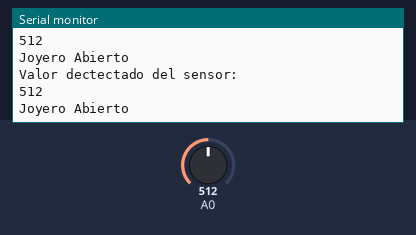
This sketch was run on a simulated ESP8266 (NodeMCU). Parts: the last lines printed to the serial monitor. Inputs (shaded band) come from the test bench; at power-on: A0 = 512.

Above: at 2.7 s.
2.8 s: A0 set to 54
At 4.1 s:
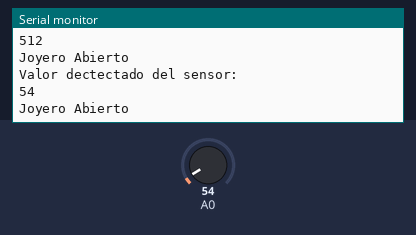
4.3 s: A0 set to 47
At 5.3 s:
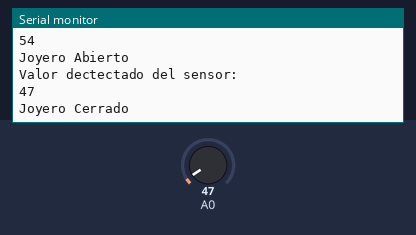
Timing chart, 0 to 7.3 s (numbered marks = the images above; inputs shaded):
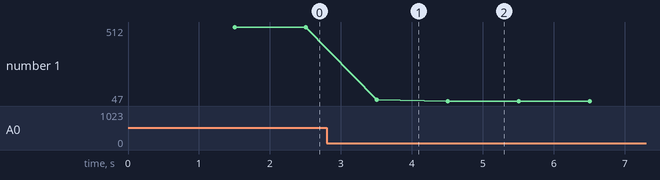

Measured:
- the behaviour switches between 51 and 50 on A0 (found by bisection; images 1 and 2)
- after the input at 2.8 s, the serial monitor: prints a new line after 0.71 s (image 1)
- after the input at 4.3 s, the serial monitor: prints a new line after 0.21 s (image 2)
- plotted number 1: 512 → 54 after the input at 2.8 s, 54 → 47 after the input at 4.3 s

The sketch:

Joyero_Seguro.ino
```cpp
/****************************************
 * Descripcion de valores del sensor
 * 0   - 50    Joyero cerrado
 * 50  - 700   Joyero abierto

 ****************************************/


/****************************************
 * Include Libraries
 ****************************************/
#include "UbidotsESPMQTT.h"

/****************************************
 * Define Constants
 ****************************************/
#define TOKEN "....." // Your Ubidots TOKEN
#define WIFINAME "...." //Your SSID
#define WIFIPASS "...." // Your Wifi Pass
#define MQTTCLIENTNAME "...." // Your MQTT Client Name, it must be unique so we recommend to choose a random ASCCI name

int Valor;

Ubidots client(TOKEN, MQTTCLIENTNAME);

/****************************************
 * Auxiliar Functions
 ****************************************/

void callback(char* topic, byte* payload, unsigned int length) {
  Serial.print("Message arrived [");
  Serial.print(topic);
  Serial.print("] ");
  for (int i=0;i<length;i++) {
    Serial.print((char)payload[i]);
  }
  Serial.println();
}

/****************************************
 * Main Functions
 ****************************************/

void setup() {
  // put your setup code here, to run once:
  Serial.begin(115200);
  client.wifiConnection(WIFINAME, WIFIPASS);
  client.begin(callback);
  }

void loop() {
  // put your main code here, to run repeatedly:
  if(!client.connected()){
      client.reconnect();
      }

      Serial.println ("Valor dectectado del sensor:");
      Valor = analogRead(A0);
      Serial.println (Valor);

      if (Valor <= 50)
        Serial.println("Joyero Cerrado");
      if (Valor > 50)
        Serial.println("Joyero Abierto");
      delay(1000);

  client.add("sensor", Valor); //Insert your variable Labels and the value to be sent
  client.ubidotsPublish("joyero");
  client.loop();
  }
```
